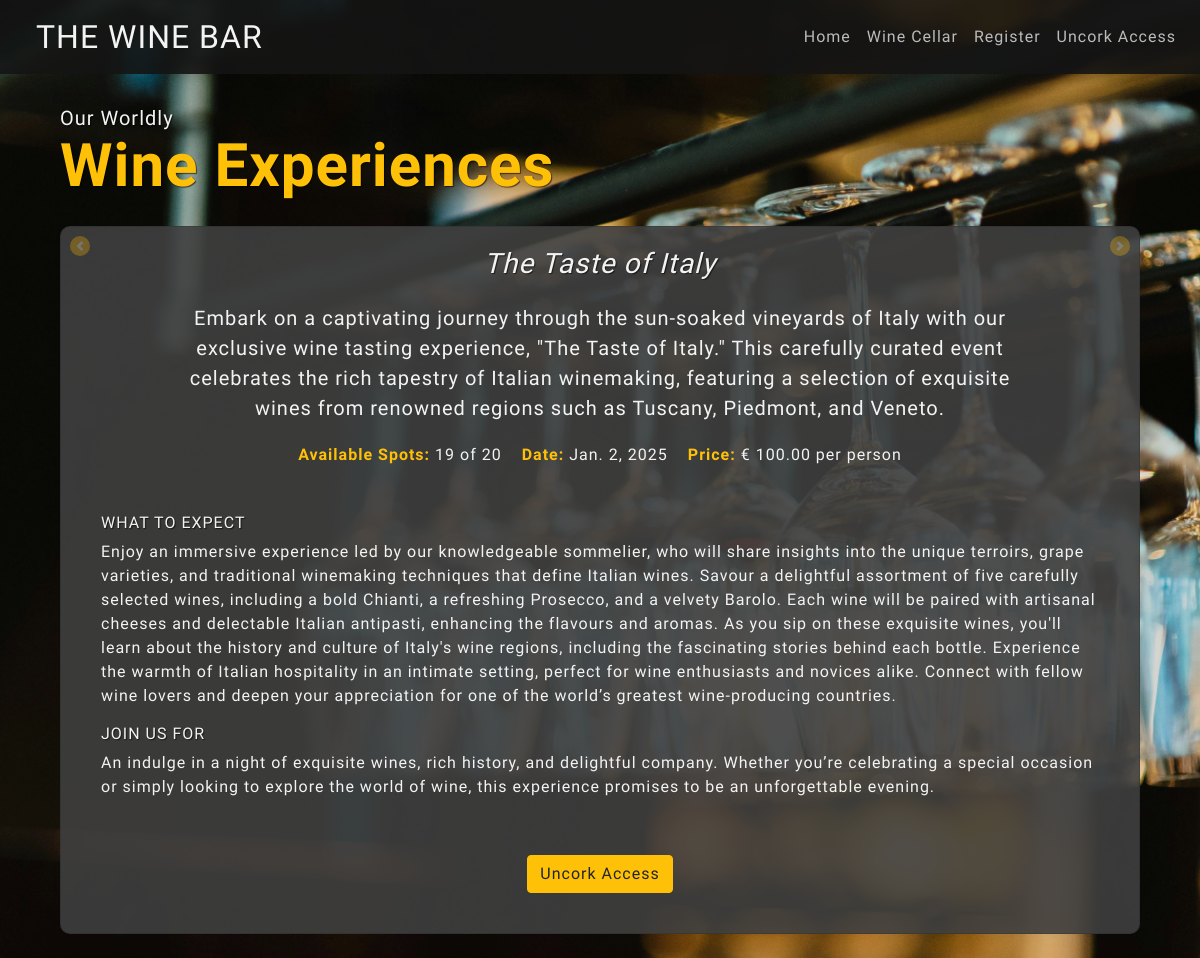
/wine_cellar/, run on an earlier commit of the app's database.
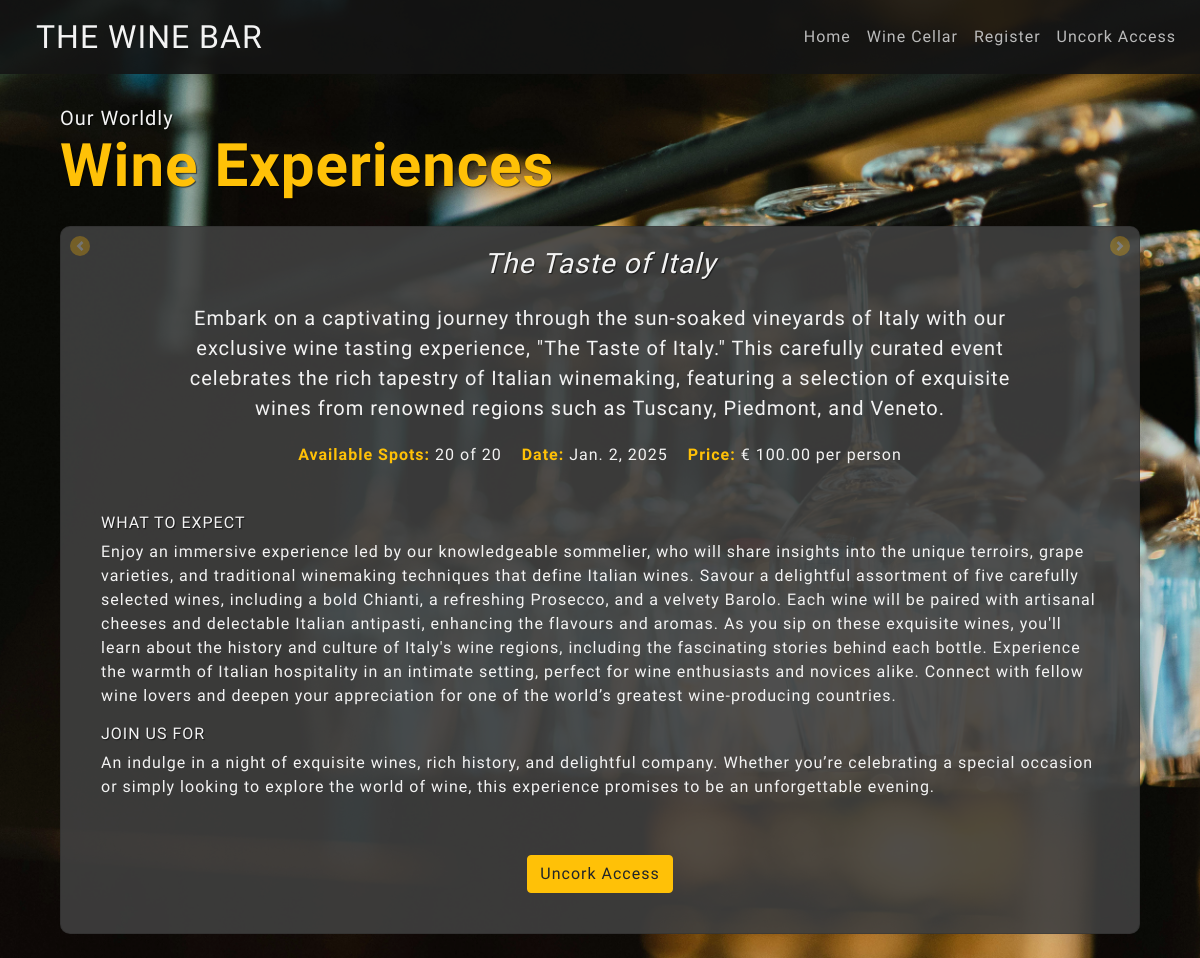
And on a later commit of the database.
### bookings/models.py (models this page shows, shortened)
class wineCellar(models.Model):
    title = models.CharField(max_length=255)
    description = models.TextField()
    price = models.DecimalField(max_digits=10, decimal_places=2)
    date = models.DateField()
    available_spots = models.PositiveIntegerField()
    total_spots = models.PositiveIntegerField()
    what_to_expect = models.TextField()
    join_us_for = models.TextField()

### bookings/views.py (the view)
# urls.py: path("", views.wine_list, name="wine_cellar"),  # Main page of wine list
def wine_list(request):
    wines = wineCellar.objects.all()
    return render(request, "bookings/wine_cellar.html", {"wines": wines})

### bookings/templates/bookings/wine_cellar.html (shortened to what this page needs)
{% extends "layout.html" %}
{% block content %}
  <div class="container mt-4">
    <h1 class="mb-4">
      Our Worldly
      <br>
      <strong>Wine Experiences</strong>
    </h1>
    <div id="wineCarousel"
         class="carousel slide"
         data-ride="carousel"
         data-interval="false">
      <div class="carousel-inner">
        {% for wine in wines %}
          <div class="carousel-item {% if forloop.first %}active{% endif %}">
            <div class="card">
              <div class="card-body">
                <h5 class="card-title">{{ wine.title }}</h5>
                <p class="card-text">{{ wine.description }}</p>
                <div id="info">
                  <p>
                    <strong>Available Spots:</strong> {{ wine.available_spots }} of {{ wine.total_spots }}
                  </p>
                  <p>
                    <strong>Date:</strong> {{ wine.date }}
                  </p>
                  <p>
                    <strong>Price:</strong> € {{ wine.price }} per person
                  </p>
                </div>
                <div class="about_tasting">
                  <h6>What to Expect</h6>
                  <p>{{ wine.what_to_expect }}</p>
                  <h6>Join Us For</h6>
                  <p>{{ wine.join_us_for }}</p>
                </div>
                {% if user.is_authenticated %}
                  <a href="{% url 'bookings:book' wine.id %}" class="btn btn-warning">Book Now</a>
                {% else %}
                  <a href="{% url 'bookings:register' %}" class="btn btn-warning">Uncork Access</a>
                {% endif %}
              </div>
            </div>
          </div>
        {% endfor %}
      </div>
      <a class="carousel-control-prev"
         href="#wineCarousel"
         role="button"
         data-slide="prev">
        <span class="carousel-control-prev-icon" aria-hidden="true"></span>
      </a>
      <a class="carousel-control-next"
         href="#wineCarousel"
         role="button"
         data-slide="next">
        <span class="carousel-control-next-icon" aria-hidden="true"></span>
      </a>
    </div>
  </div>
{% endblock content %}

What changed in the data, as far as the page shows it:
changed wineCellar "The Taste of Italy": available_spots "19" → "20"
